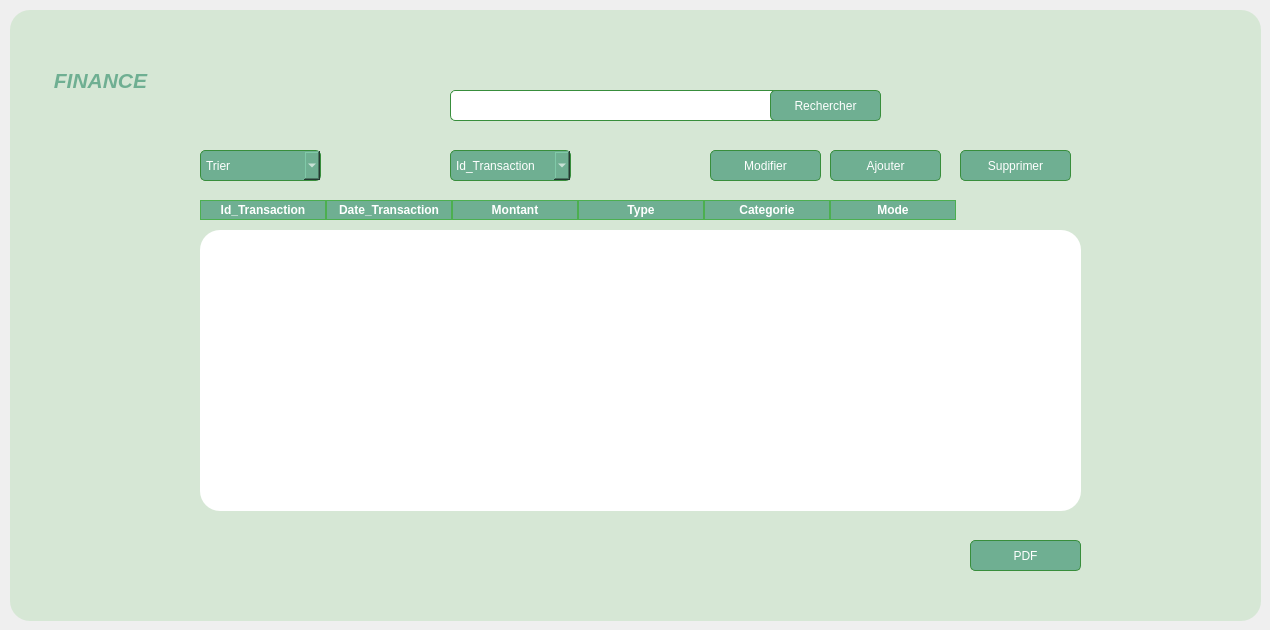
      <widget class="QWidget" name="tab_2">
       <attribute name="title">
        <string>Tableau Transaction</string>
       </attribute>
       <widget class="QGroupBox" name="groupBox_5">
        <property name="geometry">
         <rect>
          <x>10</x>
          <y>10</y>
          <width>1251</width>
          <height>611</height>
         </rect>
        </property>
        <property name="styleSheet">
         <string notr="true">background-color:#D6E7D5;

border-radius : 20px;</string>
        </property>
        <property name="title">
         <string/>
        </property>
        <widget class="QPushButton" name="pushButton_8">
         <property name="geometry">
          <rect>
           <x>960</x>
           <y>530</y>
           <width>111</width>
           <height>31</height>
          </rect>
         </property>
         <property name="styleSheet">
          <string notr="true">*{
    background-color: #6FAF92;  /* Medium green button */
    border: 1px solid #388E3C;  /* Darker green border */
    border-radius: 5px;
    color: #FFFFFF;             /* White text for contrast */
    padding: 5px;
}

*:hover {
    background-color: #81C784;  /* Lighter green on hover */
}</string>
         </property>
         <property name="text">
          <string>PDF</string>
         </property>
         <property name="icon">
          <iconset>
           <normaloff>../../fichier-pdf.png</normaloff>../../fichier-pdf.png</iconset>
         </property>
        </widget>
        <widget class="QLineEdit" name="lineEdit_15">
         <property name="geometry">
          <rect>
           <x>440</x>
           <y>80</y>
           <width>361</width>
           <height>31</height>
          </rect>
         </property>
         <property name="styleSheet">
          <string notr="true">*{
    background-color: #FFFFFF;  /* White input field */
    border: 1px solid #388E3C;  /* Darker green border */
    border-radius: 5px;
    color: #2E7D32;             /* Dark green text */
    padding: 3px;
}</string>
         </property>
         <property name="text">
          <string/>
         </property>
        </widget>
        <widget class="QPushButton" name="pushButton_9">
         <property name="geometry">
          <rect>
           <x>760</x>
           <y>80</y>
           <width>111</width>
           <height>31</height>
          </rect>
         </property>
         <property name="styleSheet">
          <string notr="true">*{
    background-color: #6FAF92;  /* Medium green button */
    border: 1px solid #388E3C;  /* Darker green border */
    border-radius: 5px;
    color: #FFFFFF;             /* White text for contrast */
    padding: 5px;
}

*:hover {
    background-color: #81C784;  /* Lighter green on hover */
}</string>
         </property>
         <property name="text">
          <string>Rechercher</string>
         </property>
         <property name="icon">
          <iconset>
           <normaloff>../../search (1).svg</normaloff>../../search (1).svg</iconset>
         </property>
        </widget>
        <widget class="QComboBox" name="comboBox_2">
         <property name="geometry">
          <rect>
           <x>190</x>
           <y>140</y>
           <width>121</width>
           <height>31</height>
          </rect>
         </property>
         <property name="styleSheet">
          <string notr="true">*{
    background-color: #6FAF92;  /* Medium green button */
    border: 1px solid #388E3C;  /* Darker green border */
    border-radius: 5px;
    color: #FFFFFF;             /* White text for contrast */
    padding: 5px;
}

*:hover {
    background-color: #81C784;  /* Lighter green on hover */
}</string>
         </property>
         <item>
          <property name="text">
           <string>Trier</string>
          </property>
         </item>
         <item>
          <property name="text">
           <string>Montant </string>
          </property>
         </item>
         <item>
          <property name="text">
           <string>Type</string>
          </property>
         </item>
        </widget>
        <widget class="QLabel" name="label_17">
         <property name="geometry">
          <rect>
           <x>260</x>
           <y>140</y>
           <width>31</width>
           <height>31</height>
          </rect>
         </property>
         <property name="styleSheet">
          <string notr="true">QLabel {
    background: transparent;  /* Fond transparent */
    color: black;             /* Couleur du texte (ici noir) */
    font-weight: bold;        /* Texte en gras */
    font-size: 16px;          /* Taille de la police */
}
QLabel {
    background: transparent;  /* Fond transparent */
    color: black;             /* Couleur du texte (noir) */
    font-weight: bold;        /* Texte en gras */
    font-size: 16px;          /* Taille de la police */
    border: none;             /* Pas de contour */
}
</string>
         </property>
         <property name="text">
          <string/>
         </property>
         <property name="pixmap">
          <pixmap>../../trier-par-ordre-croissant.png</pixmap>
         </property>
         <property name="scaledContents">
          <bool>true</bool>
         </property>
        </widget>
        <widget class="QPushButton" name="pushButton_2">
         <property name="geometry">
          <rect>
           <x>820</x>
           <y>140</y>
           <width>111</width>
           <height>31</height>
          </rect>
         </property>
         <property name="styleSheet">
          <string notr="true">*{
    background-color: #6FAF92;  /* Medium green button */
    border: 1px solid #388E3C;  /* Darker green border */
    border-radius: 5px;
    color: #FFFFFF;             /* White text for contrast */
    padding: 5px;
}

*:hover {
    background-color: #81C784;  /* Lighter green on hover */
}</string>
         </property>
         <property name="text">
          <string>Ajouter</string>
         </property>
         <property name="icon">
          <iconset>
           <normaloff>../../plus-circle.svg</normaloff>../../plus-circle.svg</iconset>
         </property>
        </widget>
        <widget class="QPushButton" name="supprimer_f">
         <property name="geometry">
          <rect>
           <x>950</x>
           <y>140</y>
           <width>111</width>
           <height>31</height>
          </rect>
         </property>
         <property name="styleSheet">
          <string notr="true">*{
    background-color: #6FAF92;  /* Medium green button */
    border: 1px solid #388E3C;  /* Darker green border */
    border-radius: 5px;
    color: #FFFFFF;             /* White text for contrast */
    padding: 5px;
}

*:hover {
    background-color: #81C784;  /* Lighter green on hover */
}</string>
         </property>
         <property name="text">
          <string>Supprimer</string>
         </property>
         <property name="icon">
          <iconset>
           <normaloff>../../trash-2.svg</normaloff>../../trash-2.svg</iconset>
         </property>
        </widget>
        <widget class="QLabel" name="label_18">
         <property name="geometry">
          <rect>
           <x>20</x>
           <y>40</y>
           <width>141</width>
           <height>61</height>
          </rect>
         </property>
         <property name="styleSheet">
          <string notr="true">*{
    color: #6FAF92;
    font-size: 16px; /* Taille du texte (ajustable) */
    font-weight: normal; /* Style du texte */
}</string>
         </property>
         <property name="text">
          <string>&lt;html&gt;&lt;head/&gt;&lt;body&gt;&lt;p align=&quot;center&quot;&gt;&lt;span style=&quot; font-size:16pt; font-weight:700; font-style:italic;&quot;&gt;FINANCE&lt;/span&gt;&lt;/p&gt;&lt;/body&gt;&lt;/html&gt;</string>
         </property>
        </widget>
        <widget class="QTableWidget" name="tableWidget_4">
         <property name="geometry">
          <rect>
           <x>190</x>
           <y>190</y>
           <width>891</width>
           <height>321</height>
          </rect>
         </property>
         <property name="styleSheet">
          <string notr="true">*{
    gridline-color: #6FAF92; /* Bordures du tableau en vert doux */
    background-color: #D6E7D5; /* Fond des cellules blanches */
    selection-background-color: #4CAF50; /* Couleur de fond lors de la sélection d'une ligne */
border:none;

}

/* En-têtes du tableau */
QHeaderView::section {
    background-color: #6FAF92; /* Fond vert doux des en-têtes */
    color: #ffffff; /* Texte blanc */
    border: 1px solid #4CAF50; /* Bordure verte plus foncée */
    text-align: left; /* Alignement du texte à gauche */
    font-weight: bold; /* Texte en gras */
}

/* Alignement du texte dans les cellules */
QTableView::item {
    padding: 8px; /* Espacement interne pour plus d'aération */
    text-align: center; /* Alignement centré du texte */
    color: #333; /* Couleur du texte dans les cellules */
}

/* Survol des cellules */
QTableView::item:hover {
    background-color: #e8f5e9; /* Léger vert pâle au survol */
}

/* Style des lignes sélectionnées */
QTableView::item:selected {
    background-color: #4CAF50; /* Fond vert vif pour la ligne sélectionnée */
    color: #ffffff; /* Texte blanc sur la sélection */
}
</string>
         </property>
         <attribute name="horizontalHeaderDefaultSectionSize">
          <number>126</number>
         </attribute>
         <attribute name="verticalHeaderDefaultSectionSize">
          <number>42</number>
         </attribute>
         <column>
          <property name="text">
           <string>Id_Transaction</string>
          </property>
          <property name="font">
           <font>
            <italic>false</italic>
            <bold>true</bold>
            <strikeout>false</strikeout>
           </font>
          </property>
         </column>
         <column>
          <property name="text">
           <string>Date_Transaction</string>
          </property>
          <property name="font">
           <font>
            <bold>true</bold>
           </font>
          </property>
         </column>
         <column>
          <property name="text">
           <string>Montant</string>
          </property>
          <property name="font">
           <font>
            <bold>true</bold>
           </font>
          </property>
         </column>
         <column>
          <property name="text">
           <string>Type</string>
          </property>
          <property name="whatsThis">
           <string notr="true"/>
          </property>
          <property name="font">
           <font>
            <pointsize>9</pointsize>
            <bold>true</bold>
           </font>
          </property>
         </column>
         <column>
          <property name="text">
           <string>Categorie</string>
          </property>
          <property name="font">
           <font>
            <bold>true</bold>
           </font>
          </property>
         </column>
         <column>
          <property name="text">
           <string>Mode</string>
          </property>
          <property name="font">
           <font>
            <bold>true</bold>
           </font>
          </property>
         </column>
        </widget>
        <widget class="QPushButton" name="modifier_f">
         <property name="geometry">
          <rect>
           <x>700</x>
           <y>140</y>
           <width>111</width>
           <height>31</height>
          </rect>
         </property>
         <property name="styleSheet">
          <string notr="true">*{
    background-color: #6FAF92;  /* Medium green button */
    border: 1px solid #388E3C;  /* Darker green border */
    border-radius: 5px;
    color: #FFFFFF;             /* White text for contrast */
    padding: 5px;
}

*:hover {
    background-color: #81C784;  /* Lighter green on hover */
}</string>
         </property>
         <property name="text">
          <string>Modifier</string>
         </property>
         <property name="icon">
          <iconset>
           <normaloff>../../bouton-modifier.png</normaloff>../../bouton-modifier.png</iconset>
         </property>
        </widget>
        <widget class="QTableView" name="tableViewtr">
         <property name="geometry">
          <rect>
           <x>190</x>
           <y>220</y>
           <width>881</width>
           <height>281</height>
          </rect>
         </property>
         <property name="styleSheet">
          <string notr="true">QTableView {
    background-color: white;  /* Fond blanc */
    border: none;             /* Pas de bordure */
    outline: none;            /* Pas de contour */
}

QTableView::item {
    border: none;             /* Pas de bordure pour les éléments individuels */
}

QHeaderView {
    background-color: white;  /* Fond blanc pour l'en-tête */
    border: none;             /* Pas de bordure pour l'en-tête */
}
</string>
         </property>
        </widget>
        <widget class="QLineEdit" name="supp">
         <property name="geometry">
          <rect>
           <x>940</x>
           <y>100</y>
           <width>131</width>
           <height>28</height>
          </rect>
         </property>
         <property name="whatsThis">
          <string>&lt;html&gt;&lt;head/&gt;&lt;body&gt;&lt;p align=&quot;center&quot;&gt;&lt;span style=&quot; color:#ffffff;&quot;&gt;&lt;br/&gt;&lt;/span&gt;&lt;/p&gt;&lt;/body&gt;&lt;/html&gt;</string>
         </property>
         <property name="styleSheet">
          <string notr="true">QLabel {
    color: black;  /* Set the text color to black */
    font-weight: bold;  /* Make the text bold */
}
</string>
         </property>
         <property name="text">
          <string/>
         </property>
        </widget>
        <widget class="QLineEdit" name="lineEdit_2">
         <property name="geometry">
          <rect>
           <x>570</x>
           <y>140</y>
           <width>113</width>
           <height>28</height>
          </rect>
         </property>
        </widget>
        <widget class="QComboBox" name="comboBox_MOD">
         <property name="geometry">
          <rect>
           <x>440</x>
           <y>140</y>
           <width>121</width>
           <height>31</height>
          </rect>
         </property>
         <property name="styleSheet">
          <string notr="true">*{
    background-color: #6FAF92;  /* Medium green button */
    border: 1px solid #388E3C;  /* Darker green border */
    border-radius: 5px;
    color: #FFFFFF;             /* White text for contrast */
    padding: 5px;
}

*:hover {
    background-color: #81C784;  /* Lighter green on hover */
}</string>
         </property>
         <item>
          <property name="text">
           <string>Id_Transaction</string>
          </property>
         </item>
         <item>
          <property name="text">
           <string>Date_Transaction</string>
          </property>
         </item>
         <item>
          <property name="text">
           <string>Montant</string>
          </property>
         </item>
         <item>
          <property name="text">
           <string>Type</string>
          </property>
         </item>
         <item>
          <property name="text">
           <string>Categorie</string>
          </property>
         </item>
         <item>
          <property name="text">
           <string>Mode</string>
          </property>
         </item>
        </widget>
        <widget class="QLineEdit" name="lineEdit_3">
         <property name="geometry">
          <rect>
           <x>320</x>
           <y>140</y>
           <width>113</width>
           <height>28</height>
          </rect>
         </property>
        </widget>
       </widget>
      </widget>
